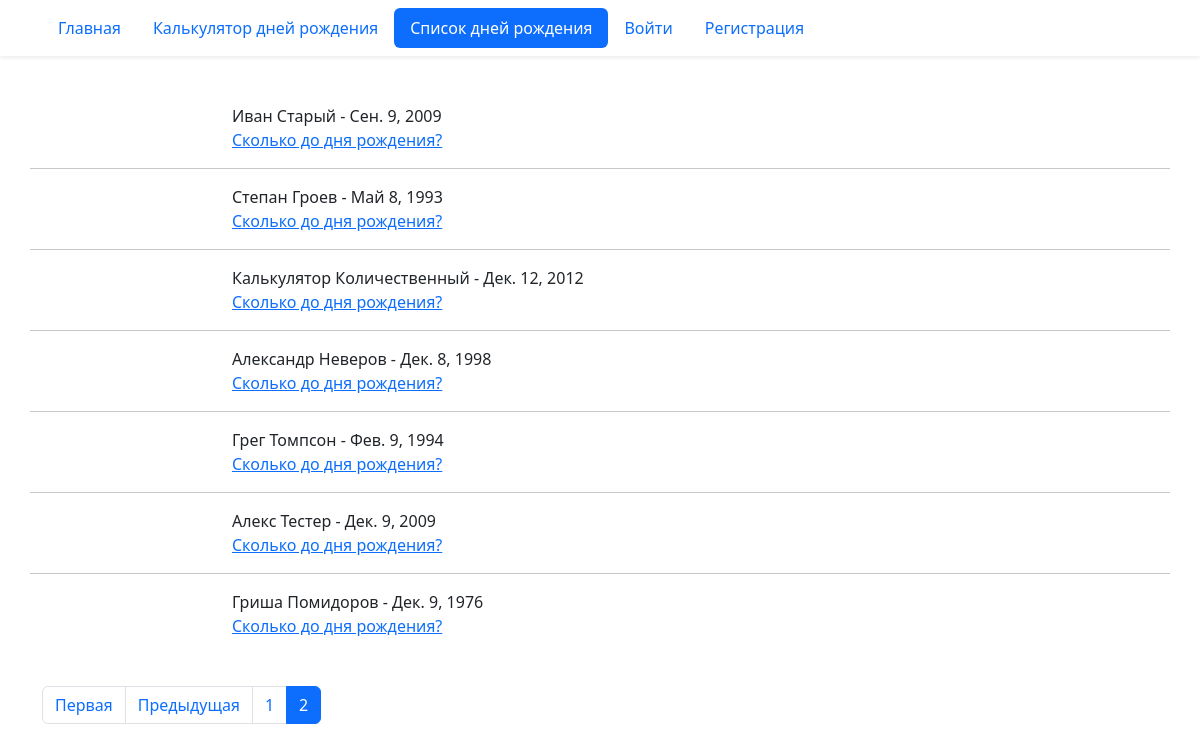
/birthday/list/?page=2, run on the app's committed database.
### birthday/models.py (models this page shows, shortened)
class Birthday(models.Model):
    first_name = models.CharField('Имя', max_length=20)
    last_name = models.CharField(
        'Фамилия', blank=True, help_text='Необязательное поле', max_length=20
    )
    birthday = models.DateField('Дата рождения', validators=(real_age,))
    image = models.ImageField('Фото', upload_to='birthdays_images', blank=True)
    author = models.ForeignKey(User, verbose_name='Автор записи',
                               on_delete=models.CASCADE, null=True)
    class Meta:
        verbose_name = 'Запись'
        constraints = (
            models.UniqueConstraint(
                fields=('first_name', 'last_name', 'birthday'),
                name='Unique person constraint',
            ),
        )

### birthday/views.py (the view)
# urls.py: path('list/', views.BirthdayListView.as_view(), name='list'),
class BirthdayListView(ListView):
    model = Birthday
    ordering = 'id'
    paginate_by = 10

### templates/birthday/birthday_list.html (shortened to what this page needs)
{% extends "base.html" %}
{% block content %}
  {% for birthday in page_obj %}
    <div class="row">
      <div class="col-2">
      </div>
      <div class="col-10">
        <div>
          {{ birthday.first_name }} {{ birthday.last_name }} - {{ birthday.birthday }}<br>
          <a href="{% url 'birthday:detail' birthday.id %}">Сколько до дня рождения?</a>
        </div>
      </div>
      {% if not forloop.last %}
        <hr class="mt-3">
      {% endif %}
    </div>
  {% endfor %}
  {% include "includes/paginator.html" %}
{% endblock %}

### data on the page
Birthday: first_name "Иван", last_name "Старый", birthday "Сен. 9, 2009"
Birthday: first_name "Степан", last_name "Гроев", birthday "Май 8, 1993"
Birthday: first_name "Калькулятор", last_name "Количественный", birthday "Дек. 12, 2012"
Birthday: first_name "Александр", last_name "Неверов", birthday "Дек. 8, 1998"
Birthday: first_name "Грег", last_name "Томпсон", birthday "Фев. 9, 1994"
Birthday: first_name "Алекс", last_name "Тестер", birthday "Дек. 9, 2009"
Birthday: first_name "Гриша", last_name "Помидоров", birthday "Дек. 9, 1976"

### other printed values
{{ i }} "1"
{{ i }} "2"
